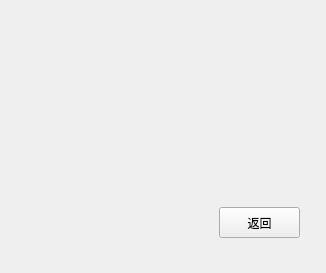
<?xml version="1.0" encoding="UTF-8"?>
<ui version="4.0">
 <class>video</class>
 <widget class="QWidget" name="video">
  <property name="geometry">
   <rect>
    <x>0</x>
    <y>0</y>
    <width>326</width>
    <height>273</height>
   </rect>
  </property>
  <property name="windowTitle">
   <string>Form</string>
  </property>
  <widget class="QPushButton" name="back">
   <property name="geometry">
    <rect>
     <x>219</x>
     <y>207</y>
     <width>81</width>
     <height>31</height>
    </rect>
   </property>
   <property name="text">
    <string>返回</string>
   </property>
  </widget>
 </widget>
 <resources/>
 <connections>
  <connection>
   <sender>back</sender>
   <signal>clicked()</signal>
   <receiver>video</receiver>
   <slot>raise()</slot>
   <hints>
    <hint type="sourcelabel">
     <x>259</x>
     <y>222</y>
    </hint>
    <hint type="destinationlabel">
     <x>162</x>
     <y>136</y>
    </hint>
   </hints>
  </connection>
 </connections>
</ui>
